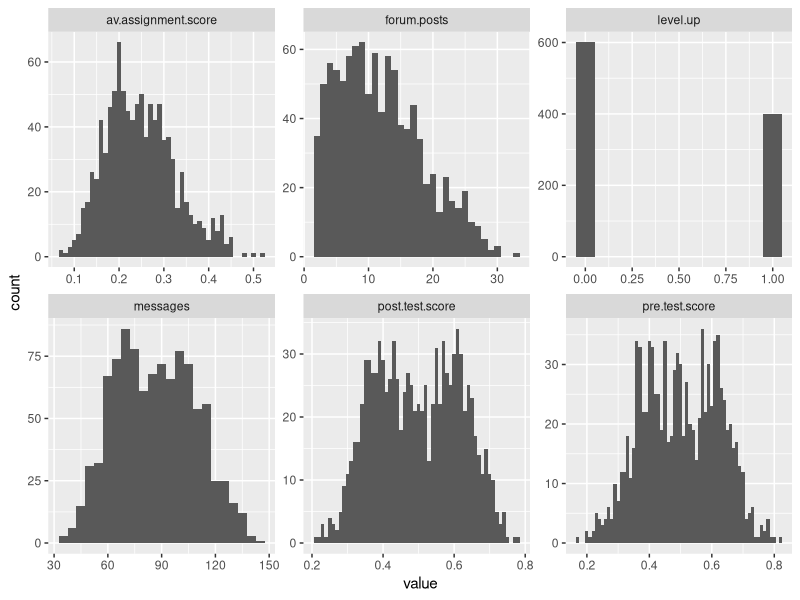
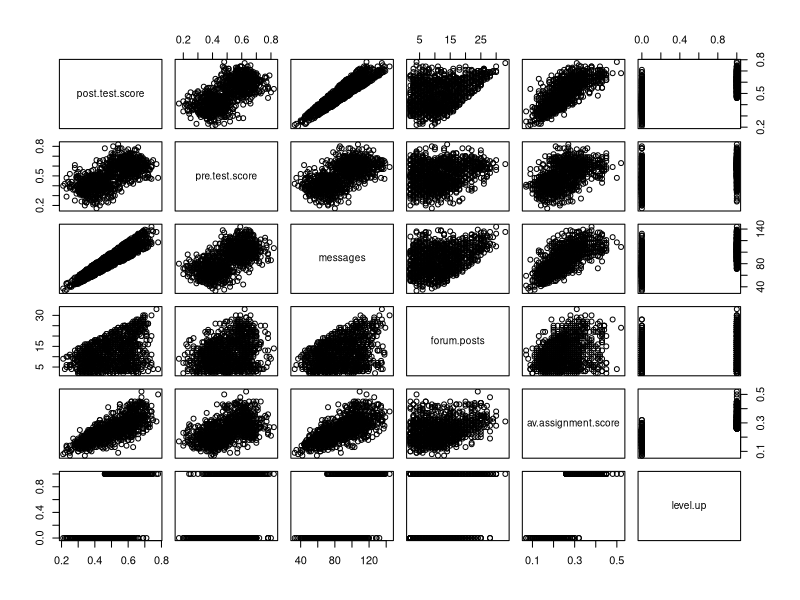
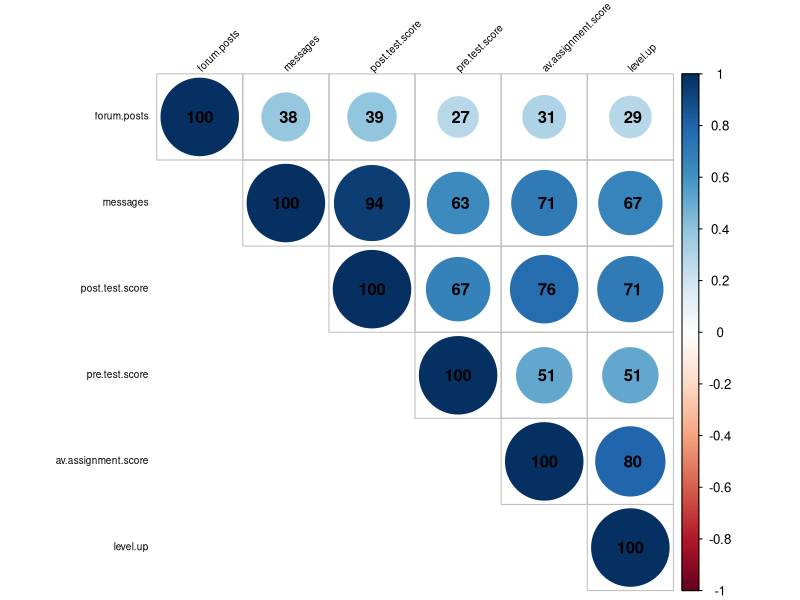
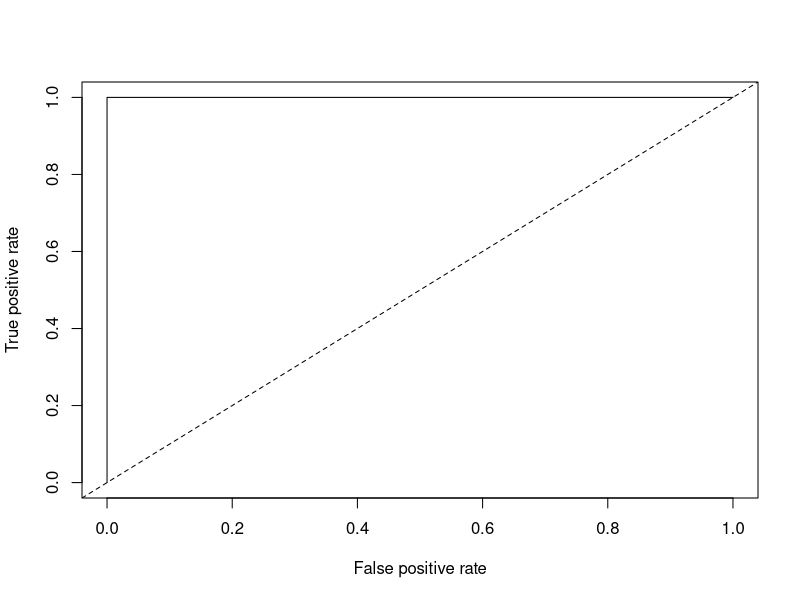
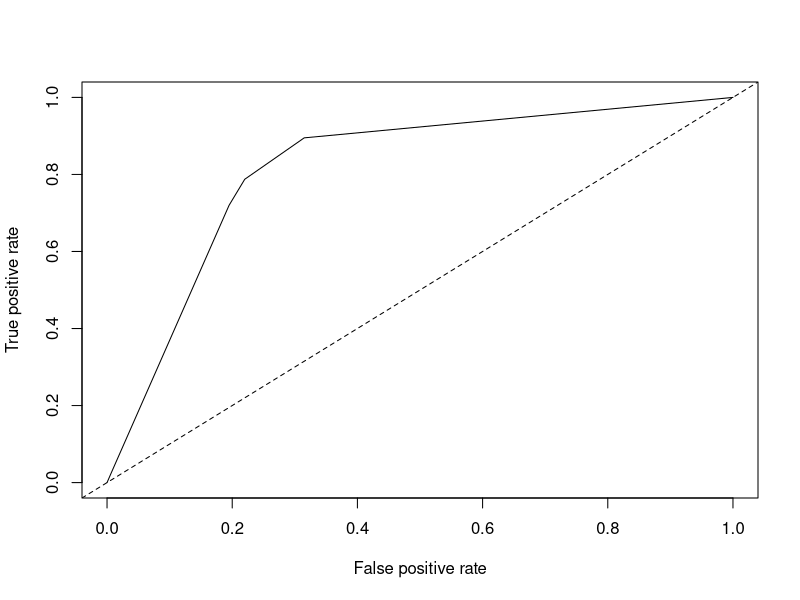

R code for these plots, in order:
## ---- chunk 1
A1<-read.csv("online.data.csv",header=T)
## ---- chunk 2
#Start by creating histograms of the distributions for all variables (#HINT: look up "facet" in the ggplot documentation)
library(dplyr)
library(tidyr)
library(ggplot2)
A2 <- dplyr::select(A1, -1) #omit Column "id"
A2$level.up <- ifelse(A2$level.up=="yes", 1, 0) #convert yes/no into 1/0
A3 <- tidyr::gather(A2, "variables", "value", 1:6) #convert the wide version into the long version
library(ggplot2)
 ggplot(A3, aes(value))+
    geom_histogram(data = A3[A3$variables=="post.test.score",], binwidth = 0.01)+
    geom_histogram(data = A3[A3$variables=="pre.test.score",], binwidth = 0.01)+
    geom_histogram(data = A3[A3$variables=="messages",], binwidth = 5)+
    geom_histogram(data = A3[A3$variables=="forum.posts",], binwidth = 1)+geom_histogram(data = A3[A3$variables=="av.assignment.score",], binwidth = 0.01)+
    geom_histogram(data = A3[A3$variables=="level.up",], binwidth = 0.1)+
    facet_wrap(~variables, scale="free")
#Then visualize the relationships between variables
plot(A2) #the scatter plot between variables
COR <- cor(A2) # generate pairwise correlations
 library(corrplot)
 corrplot(COR, order="AOE", method="circle", tl.pos="lt", type="upper",        
 tl.col="black", tl.cex=0.6, tl.srt=45, 
         addCoef.col="black", addCoefasPercent = TRUE,
         sig.level=0.50, insig = "blank") #the correlation plot between variables
#Try to capture an intution about the data and the relationships
#variable messages has an unexpectedly high correlation with variable post.test.score. However,variable forum. posts doesn't highly correlate with other variables. It seems that direct communication between 5th grade students (e.g. messaging) is a more effective way than indirect communication (e.g. forum posting) to improve their grades of geography. 
## ---- chunk 3
#Create a classification tree that predicts whether a student "levels up" in the online course using three variables of your choice (As we did last time, set all controls to their minimums)
library(rpart)
 c.tree1 <- rpart(level.up ~ messages + post.test.score + av.assignment.score, method="class", data=A2, control = rpart.control(minsplit=1, minbucket=1, cp=0.01))
 #Plot and generate a CP table for your tree 

 printcp(c.tree1)
 post(c.tree1, file = "tree.ps", title = "predicting levels up")
#Generate a probability value that represents the probability that a student levels up based your classification tree 
A2$pred <- predict(c.tree1, type = "prob")[,2]#Last class we used type = "class" which predicted the classification for us, this time we are using type = "prob" to see the probability that our classififcation is based on.
## ---- chunk 4

library(ROCR)

#Plot the curve
pred.detail <- prediction(A2$pred, A2$level.up) 
 plot(performance(pred.detail, "tpr", "fpr"))
 abline(0, 1, lty = 2)

#Calculate the Area Under the Curve
unlist(slot(performance(pred.detail,"auc"), "y.values"))#Unlist liberates the AUC value from the "performance" object created by ROCR

#Now repeat this process, but using the variables you did not use for the previous model and compare the plots & results of your two models. Which one do you think was the better model? Why?
c.tree2 <- rpart(level.up ~ pre.test.score + forum.posts, method="class", data=A2, control = rpart.control(minsplit=1, minbucket=1))
 printcp(c.tree2)
 post(c.tree2, file = "tree2.ps", title = "predicting levels up")

 A2$pred2 <- predict(c.tree2, type = "prob")[,2]
 pred.detail2 <- prediction(A2$pred2, A2$level.up) 
 plot(performance(pred.detail2, "tpr", "fpr"))
 abline(0, 1, lty = 2)
unlist(slot(performance(pred.detail2,"auc"), "y.values"))
## ---- chunk 5
#Look at the ROC plot for your first model. Based on this plot choose a probability threshold that balances capturing the most correct predictions against false positives. Then generate a new variable in your data set that classifies each student according to your chosen threshold.

A2$threshold.pred1 <- ifelse(A2$pred2>0.7, 1, 0) 
#Now generate three diagnostics:
A4.1 <- dplyr::count(A2, level.up, threshold.pred1)
 A4.1$type <- ifelse(A4.1$level.up==1 & A4.1$threshold.pred1==1, "TP", ifelse(A4.1$level.up==1 & A4.1$threshold.pred1==0, "FN", ifelse(A4.1$level.up==0 & A4.1$threshold.pred1==1, "FP", "TN")))
 A5 <- data.frame((A4.1[A4.1$type=="TP",]$n + A4.1[A4.1$type=="TN",]$n) / sum(A4.1$n)) #calculate accuracy
 names(A5) <- c("accuracy.model1")
 A5$precision.model1 <- A4.1[A4.1$type=="TP",]$n / (A4.1[A4.1$type=="TP",]$n + A4.1[A4.1$type=="FP",]$n) #calculate precision
 A5$recall.model1 <- A4.1[A4.1$type=="TP",]$n / (A4.1[A4.1$type=="TP",]$n + A4.1[A4.1$type=="TN",]$n) #calculate recall

#Finally, calculate Kappa for your model according to:

 #First generate the table of comparisons
 table1 <- table(A2$level.up, A2$threshold.pred1)

 #Convert to matrix
 matrix1 <- as.matrix(table1)

 #Calculate kappa
 A5$kappa.model1 <- kappa(matrix1, exact = TRUE)/kappa(matrix1)

 #Now choose a different threshold value and repeat these diagnostics. What conclusions can you draw about your two thresholds?

 A2$threshold.pred2 <- ifelse(A2$pred2>0.6, 1, 0) #a new threshold 0.6

 A4.2 <- dplyr::count(A2, level.up, threshold.pred2)
 A4.2$type <- ifelse(A4.2$level.up==1 & A4.2$threshold.pred2==1, "TP", ifelse(A4.2$level.up==1 & A4.2$threshold.pred2==0, "FN", ifelse(A4.2$level.up==0 & A4.2$threshold.pred2==1, "FP", "TN")))

 A5$accuracy.model2 <- (A4.2[A4.2$type=="TP",]$n + A4.2[A4.2$type=="TN",]$n) / sum(A4.2$n)

 A5$precision.model2 <- A4.2[A4.2$type=="TP",]$n / (A4.2[A4.2$type=="TP",]$n + A4.2[A4.2$type=="FP",]$n)

 A5$recall.model2 <- A4.2[A4.2$type=="TP",]$n / (A4.2[A4.2$type=="TP",]$n + A4.2[A4.2$type=="TN",]$n)

 #New Kappa
 table2 <- table(A2$level.up, A2$threshold.pred2)
 matrix2 <- as.matrix(table2)
 A5$kappa.model2 <- kappa(matrix2, exact = TRUE)/kappa(matrix2)
